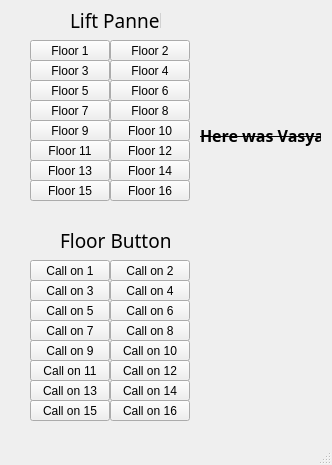
<?xml version="1.0" encoding="UTF-8"?>
<ui version="4.0">
 <class>MainWindow</class>
 <widget class="QMainWindow" name="MainWindow">
  <property name="geometry">
   <rect>
    <x>0</x>
    <y>0</y>
    <width>332</width>
    <height>465</height>
   </rect>
  </property>
  <property name="windowTitle">
   <string>Лифт (тут пахнет чем-то странным)</string>
  </property>
  <widget class="QWidget" name="centralwidget">
   <widget class="QPushButton" name="pushButton">
    <property name="geometry">
     <rect>
      <x>30</x>
      <y>40</y>
      <width>80</width>
      <height>21</height>
     </rect>
    </property>
    <property name="text">
     <string>Floor 1</string>
    </property>
   </widget>
   <widget class="QLabel" name="label">
    <property name="geometry">
     <rect>
      <x>70</x>
      <y>10</y>
      <width>91</width>
      <height>20</height>
     </rect>
    </property>
    <property name="font">
     <font>
      <family>ISOCPEUR</family>
      <pointsize>14</pointsize>
     </font>
    </property>
    <property name="text">
     <string>Lift Pannel</string>
    </property>
   </widget>
   <widget class="QPushButton" name="pushButton_2">
    <property name="geometry">
     <rect>
      <x>110</x>
      <y>40</y>
      <width>80</width>
      <height>21</height>
     </rect>
    </property>
    <property name="text">
     <string>Floor 2</string>
    </property>
   </widget>
   <widget class="QPushButton" name="pushButton_3">
    <property name="geometry">
     <rect>
      <x>30</x>
      <y>60</y>
      <width>80</width>
      <height>21</height>
     </rect>
    </property>
    <property name="text">
     <string>Floor 3</string>
    </property>
   </widget>
   <widget class="QPushButton" name="pushButton_4">
    <property name="geometry">
     <rect>
      <x>110</x>
      <y>60</y>
      <width>80</width>
      <height>21</height>
     </rect>
    </property>
    <property name="text">
     <string>Floor 4</string>
    </property>
   </widget>
   <widget class="QPushButton" name="pushButton_5">
    <property name="geometry">
     <rect>
      <x>30</x>
      <y>80</y>
      <width>80</width>
      <height>21</height>
     </rect>
    </property>
    <property name="text">
     <string>Floor 5</string>
    </property>
   </widget>
   <widget class="QPushButton" name="pushButton_6">
    <property name="geometry">
     <rect>
      <x>110</x>
      <y>80</y>
      <width>80</width>
      <height>21</height>
     </rect>
    </property>
    <property name="text">
     <string>Floor 6</string>
    </property>
   </widget>
   <widget class="QPushButton" name="pushButton_7">
    <property name="geometry">
     <rect>
      <x>30</x>
      <y>100</y>
      <width>80</width>
      <height>21</height>
     </rect>
    </property>
    <property name="text">
     <string>Floor 7</string>
    </property>
   </widget>
   <widget class="QPushButton" name="pushButton_8">
    <property name="geometry">
     <rect>
      <x>110</x>
      <y>100</y>
      <width>80</width>
      <height>21</height>
     </rect>
    </property>
    <property name="text">
     <string>Floor 8</string>
    </property>
   </widget>
   <widget class="QPushButton" name="pushButton_9">
    <property name="geometry">
     <rect>
      <x>30</x>
      <y>120</y>
      <width>80</width>
      <height>21</height>
     </rect>
    </property>
    <property name="text">
     <string>Floor 9</string>
    </property>
   </widget>
   <widget class="QPushButton" name="pushButton_10">
    <property name="geometry">
     <rect>
      <x>110</x>
      <y>120</y>
      <width>80</width>
      <height>21</height>
     </rect>
    </property>
    <property name="text">
     <string>Floor 10</string>
    </property>
   </widget>
   <widget class="QPushButton" name="pushButton_11">
    <property name="geometry">
     <rect>
      <x>30</x>
      <y>140</y>
      <width>80</width>
      <height>21</height>
     </rect>
    </property>
    <property name="text">
     <string>Floor 11</string>
    </property>
   </widget>
   <widget class="QPushButton" name="pushButton_12">
    <property name="geometry">
     <rect>
      <x>110</x>
      <y>140</y>
      <width>80</width>
      <height>21</height>
     </rect>
    </property>
    <property name="text">
     <string>Floor 12</string>
    </property>
   </widget>
   <widget class="QPushButton" name="pushButton_13">
    <property name="geometry">
     <rect>
      <x>30</x>
      <y>160</y>
      <width>80</width>
      <height>21</height>
     </rect>
    </property>
    <property name="text">
     <string>Floor 13</string>
    </property>
   </widget>
   <widget class="QPushButton" name="pushButton_14">
    <property name="geometry">
     <rect>
      <x>110</x>
      <y>160</y>
      <width>80</width>
      <height>21</height>
     </rect>
    </property>
    <property name="text">
     <string>Floor 14</string>
    </property>
   </widget>
   <widget class="QPushButton" name="pushButton_15">
    <property name="geometry">
     <rect>
      <x>30</x>
      <y>180</y>
      <width>80</width>
      <height>21</height>
     </rect>
    </property>
    <property name="text">
     <string>Floor 15</string>
    </property>
   </widget>
   <widget class="QPushButton" name="pushButton_16">
    <property name="geometry">
     <rect>
      <x>110</x>
      <y>180</y>
      <width>80</width>
      <height>21</height>
     </rect>
    </property>
    <property name="text">
     <string>Floor 16</string>
    </property>
   </widget>
   <widget class="QLabel" name="label_2">
    <property name="geometry">
     <rect>
      <x>200</x>
      <y>120</y>
      <width>121</width>
      <height>31</height>
     </rect>
    </property>
    <property name="font">
     <font>
      <family>Corbel</family>
      <pointsize>12</pointsize>
      <weight>75</weight>
      <bold>true</bold>
      <strikeout>true</strikeout>
     </font>
    </property>
    <property name="toolTipDuration">
     <number>-1</number>
    </property>
    <property name="text">
     <string>Here was Vasya</string>
    </property>
    <property name="scaledContents">
     <bool>false</bool>
    </property>
    <property name="wordWrap">
     <bool>false</bool>
    </property>
   </widget>
   <widget class="QLabel" name="label_3">
    <property name="geometry">
     <rect>
      <x>60</x>
      <y>230</y>
      <width>111</width>
      <height>20</height>
     </rect>
    </property>
    <property name="font">
     <font>
      <family>ISOCPEUR</family>
      <pointsize>14</pointsize>
     </font>
    </property>
    <property name="text">
     <string>Floor Buttons</string>
    </property>
   </widget>
   <widget class="QPushButton" name="pushButton_17">
    <property name="geometry">
     <rect>
      <x>30</x>
      <y>260</y>
      <width>80</width>
      <height>21</height>
     </rect>
    </property>
    <property name="text">
     <string>Call on 1</string>
    </property>
   </widget>
   <widget class="QPushButton" name="pushButton_18">
    <property name="geometry">
     <rect>
      <x>110</x>
      <y>260</y>
      <width>80</width>
      <height>21</height>
     </rect>
    </property>
    <property name="text">
     <string>Call on 2</string>
    </property>
   </widget>
   <widget class="QPushButton" name="pushButton_19">
    <property name="geometry">
     <rect>
      <x>30</x>
      <y>280</y>
      <width>80</width>
      <height>21</height>
     </rect>
    </property>
    <property name="text">
     <string>Call on 3</string>
    </property>
   </widget>
   <widget class="QPushButton" name="pushButton_20">
    <property name="geometry">
     <rect>
      <x>110</x>
      <y>280</y>
      <width>80</width>
      <height>21</height>
     </rect>
    </property>
    <property name="text">
     <string>Call on 4</string>
    </property>
   </widget>
   <widget class="QPushButton" name="pushButton_21">
    <property name="geometry">
     <rect>
      <x>30</x>
      <y>320</y>
      <width>80</width>
      <height>21</height>
     </rect>
    </property>
    <property name="text">
     <string>Call on 7</string>
    </property>
   </widget>
   <widget class="QPushButton" name="pushButton_22">
    <property name="geometry">
     <rect>
      <x>110</x>
      <y>300</y>
      <width>80</width>
      <height>21</height>
     </rect>
    </property>
    <property name="text">
     <string>Call on 6</string>
    </property>
   </widget>
   <widget class="QPushButton" name="pushButton_23">
    <property name="geometry">
     <rect>
      <x>30</x>
      <y>300</y>
      <width>80</width>
      <height>21</height>
     </rect>
    </property>
    <property name="text">
     <string>Call on 5</string>
    </property>
   </widget>
   <widget class="QPushButton" name="pushButton_24">
    <property name="geometry">
     <rect>
      <x>110</x>
      <y>320</y>
      <width>80</width>
      <height>21</height>
     </rect>
    </property>
    <property name="text">
     <string>Call on 8</string>
    </property>
   </widget>
   <widget class="QPushButton" name="pushButton_25">
    <property name="geometry">
     <rect>
      <x>30</x>
      <y>360</y>
      <width>80</width>
      <height>21</height>
     </rect>
    </property>
    <property name="text">
     <string>Call on 11</string>
    </property>
   </widget>
   <widget class="QPushButton" name="pushButton_26">
    <property name="geometry">
     <rect>
      <x>110</x>
      <y>340</y>
      <width>80</width>
      <height>21</height>
     </rect>
    </property>
    <property name="text">
     <string>Call on 10</string>
    </property>
   </widget>
   <widget class="QPushButton" name="pushButton_27">
    <property name="geometry">
     <rect>
      <x>30</x>
      <y>340</y>
      <width>80</width>
      <height>21</height>
     </rect>
    </property>
    <property name="text">
     <string>Call on 9</string>
    </property>
   </widget>
   <widget class="QPushButton" name="pushButton_28">
    <property name="geometry">
     <rect>
      <x>110</x>
      <y>360</y>
      <width>80</width>
      <height>21</height>
     </rect>
    </property>
    <property name="text">
     <string>Call on 12</string>
    </property>
   </widget>
   <widget class="QPushButton" name="pushButton_29">
    <property name="geometry">
     <rect>
      <x>30</x>
      <y>400</y>
      <width>80</width>
      <height>21</height>
     </rect>
    </property>
    <property name="text">
     <string>Call on 15</string>
    </property>
   </widget>
   <widget class="QPushButton" name="pushButton_30">
    <property name="geometry">
     <rect>
      <x>110</x>
      <y>380</y>
      <width>80</width>
      <height>21</height>
     </rect>
    </property>
    <property name="text">
     <string>Call on 14</string>
    </property>
   </widget>
   <widget class="QPushButton" name="pushButton_31">
    <property name="geometry">
     <rect>
      <x>30</x>
      <y>380</y>
      <width>80</width>
      <height>21</height>
     </rect>
    </property>
    <property name="text">
     <string>Call on 13</string>
    </property>
   </widget>
   <widget class="QPushButton" name="pushButton_32">
    <property name="geometry">
     <rect>
      <x>110</x>
      <y>400</y>
      <width>80</width>
      <height>21</height>
     </rect>
    </property>
    <property name="text">
     <string>Call on 16</string>
    </property>
   </widget>
  </widget>
  <widget class="QMenuBar" name="menubar">
   <property name="geometry">
    <rect>
     <x>0</x>
     <y>0</y>
     <width>332</width>
     <height>20</height>
    </rect>
   </property>
  </widget>
  <widget class="QStatusBar" name="statusbar"/>
 </widget>
 <resources/>
 <connections/>
</ui>
